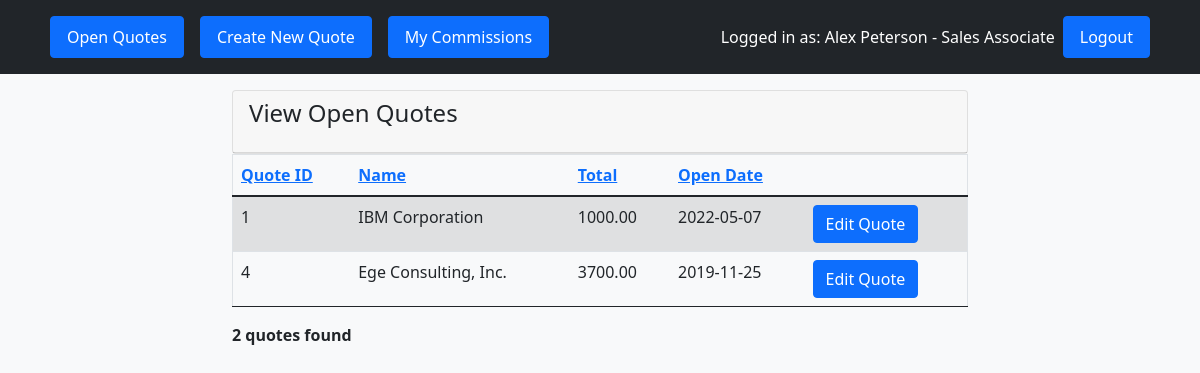
Screenshot of /html/quotes.php?type=open (signed in) with the database file from the repository.
### tables this page shows
CREATE TABLE Quotes (
	QuoteID INT PRIMARY KEY AUTO_INCREMENT,
	CustomerID INT NOT NULL,
    CustomerName VARCHAR(64) NOT NULL,
    City VARCHAR(32) NOT NULL,
    Street VARCHAR(32) NOT NULL,
    Contact VARCHAR(32) NOT NULL,
    Email VARCHAR(64) NOT NULL,
    EmployeeID INT NOT NULL,
    OrderStatus ENUM('open', 'finalized', 'sanctioned', 'ordered'),
    CommissionRate INT(2),
    OrderTotal DECIMAL(10, 2) DEFAULT 0.00,
    StartDate  DATE NOT NULL DEFAULT CURRENT_DATE(), 

    FOREIGN KEY(EmployeeID) REFERENCES Employees
);

### html/quotes.php (the view, shortened to what this page needs)
<!DOCTYPE html>
<html>
<?php
include 'header.php';
  switch($_SESSION['userType']){
    case 'Sales Associate':
      $buttonText = "Edit Quote";
      $headermsg =  "View Open Quotes";
      break;
  }
  ?>
  <div class="container">
        <div class="row justify-content-center">
            <div class="col-md-8">
                <div class="card mt-3">
                    <div class="card-header">
                        <h4 class="mb-3"><?php echo "$headermsg"; ?></h4>
                    </div>
                  </div>
<?php
$db = connectdb();
$dbsql = "SELECT Quotes.QuoteID, Quotes.CustomerName, Quotes.OrderTotal, Quotes.StartDate FROM Quotes WHERE OrderStatus = ?;";
$statement = $db->prepare($dbsql);
$dbresult = $statement->execute([$_GET['type']]);
$dbrow = $statement->fetchAll(PDO::FETCH_ASSOC);
if($statement->rowCount() > 0){
    echo "<table class='table table-striped' border='1' id='quoteTable'>
    <thead>
      <tr>
        <th scope='col'><a href=\"javascript:sortTable('number', 0, 'quoteTable')\"> Quote ID </a> </th>
        <th scope='col'><a href=\"javascript:sortTable('string', 1, 'quoteTable')\"> Name </a> </th>
        <th scope='col'><a href=\"javascript:sortTable('number', 2, 'quoteTable')\"> Total </a> </th>
        <th scope='col'><a href=\"javascript:sortTable('string', 3, 'quoteTable')\"> Open Date </a> </th>
        <th scope='col'></th>
      </tr>
    </thead>"
    ;}
    echo "<tbody>";
    $quoteCount = 0;
    foreach($dbrow as $row){
        $quoteCount++;
      echo "<tr>";
        echo "<td> {$row['QuoteID'] } </td>" ;
        echo "<td> {$row['CustomerName'] } </td>" ;
        echo "<td> {$row['OrderTotal'] } </td>" ;
        echo "<td> {$row['StartDate'] } </td>";
        echo "<td><a href=\"quoteTemplate.php?quoteID={$row['QuoteID']}\" class='btn btn-primary'> $buttonText</a></td> ";
      echo "</tr>";
}
echo "</table>";
echo "<b>$quoteCount quotes found</b>";
?>
            </div>
        </div>
      </div>
  </body>
</html>

### rows the page displays
quotes: QuoteID "1", CustomerName "IBM Corporation", OrderTotal "1000.00", StartDate "2022-05-07"
quotes: QuoteID "4", CustomerName "Ege Consulting, Inc.", OrderTotal "3700.00", StartDate "2019-11-25"

### other values shown
$_SESSION['username'] "Alex Peterson"
$_SESSION['userType'] "Sales Associate"
$headermsg "View Open Quotes"
$quoteCount "2"
